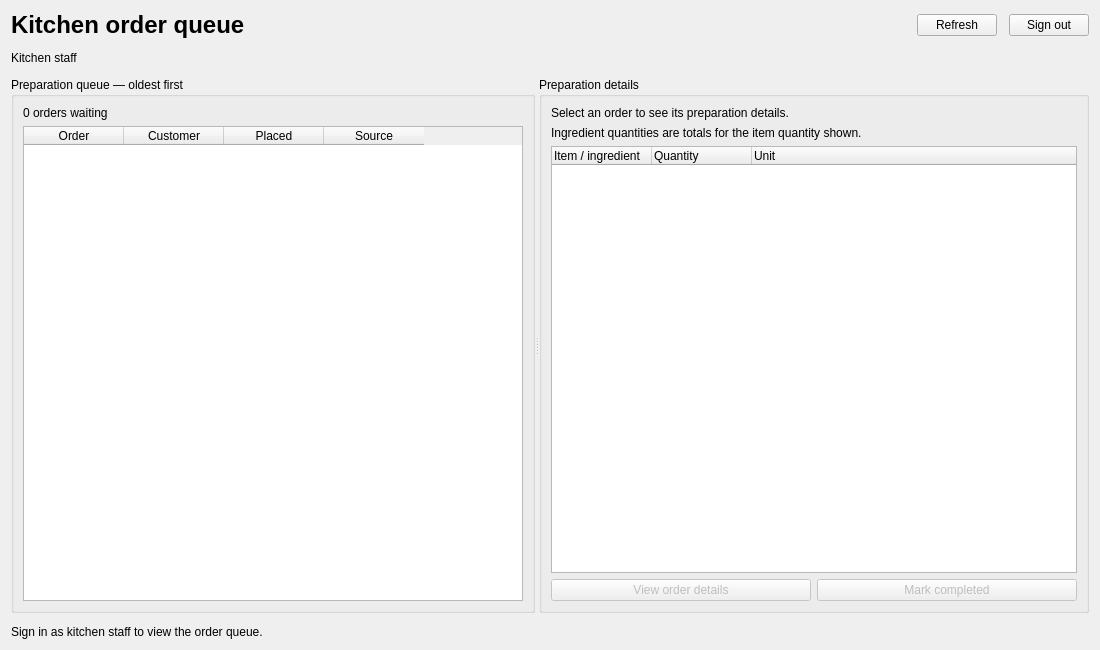
<?xml version="1.0" encoding="UTF-8"?>
<ui version="4.0">
 <class>OrderQueuePage</class>
 <widget class="QWidget" name="OrderQueuePage">
  <property name="geometry"><rect><x>0</x><y>0</y><width>1100</width><height>650</height></rect></property>
  <property name="minimumSize"><size><width>720</width><height>480</height></size></property>
  <property name="windowTitle"><string>Kitchen order queue</string></property>
  <layout class="QVBoxLayout" name="pageLayout" stretch="0,0,1,0">
   <property name="spacing"><number>12</number></property>
   <item>
    <layout class="QHBoxLayout" name="headingLayout">
     <item>
      <widget class="QLabel" name="titleLabel">
       <property name="font"><font><pointsize>18</pointsize><weight>75</weight><bold>true</bold></font></property>
       <property name="text"><string>Kitchen order queue</string></property>
      </widget>
     </item>
     <item><spacer name="headingSpacer"><property name="orientation"><enum>Qt::Horizontal</enum></property><property name="sizeHint" stdset="0"><size><width>40</width><height>20</height></size></property></spacer></item>
     <item><widget class="QPushButton" name="refreshButton"><property name="text"><string>Refresh</string></property></widget></item>
     <item><widget class="QPushButton" name="signOutButton"><property name="text"><string>Sign out</string></property></widget></item>
    </layout>
   </item>
   <item><widget class="QLabel" name="staffLabel"><property name="text"><string>Kitchen staff</string></property><property name="wordWrap"><bool>true</bool></property></widget></item>
   <item>
    <widget class="QSplitter" name="queueSplitter">
     <property name="orientation"><enum>Qt::Horizontal</enum></property>
     <property name="childrenCollapsible"><bool>false</bool></property>
     <widget class="QGroupBox" name="queueGroup">
      <property name="title"><string>Preparation queue — oldest first</string></property>
      <layout class="QVBoxLayout" name="queueLayout" stretch="0,1">
       <item><widget class="QLabel" name="queueCountLabel"><property name="text"><string>0 orders waiting</string></property></widget></item>
       <item>
        <widget class="QTableWidget" name="queueTable">
         <property name="editTriggers"><set>QAbstractItemView::NoEditTriggers</set></property>
         <property name="selectionMode"><enum>QAbstractItemView::SingleSelection</enum></property>
         <property name="selectionBehavior"><enum>QAbstractItemView::SelectRows</enum></property>
         <property name="sortingEnabled"><bool>false</bool></property>
         <column><property name="text"><string>Order</string></property></column>
         <column><property name="text"><string>Customer</string></property></column>
         <column><property name="text"><string>Placed</string></property></column>
         <column><property name="text"><string>Source</string></property></column>
        </widget>
       </item>
      </layout>
     </widget>
     <widget class="QGroupBox" name="preparationGroup">
      <property name="title"><string>Preparation details</string></property>
      <layout class="QVBoxLayout" name="preparationLayout" stretch="0,0,1,0">
       <item>
        <widget class="QLabel" name="selectedOrderLabel">
         <property name="text"><string>Select an order to see its preparation details.</string></property>
         <property name="textFormat"><enum>Qt::PlainText</enum></property>
         <property name="wordWrap"><bool>true</bool></property>
        </widget>
       </item>
       <item><widget class="QLabel" name="recipeHelpLabel"><property name="text"><string>Ingredient quantities are totals for the item quantity shown.</string></property><property name="wordWrap"><bool>true</bool></property></widget></item>
       <item>
        <widget class="QTreeWidget" name="preparationTree">
         <property name="selectionMode"><enum>QAbstractItemView::NoSelection</enum></property>
         <column><property name="text"><string>Item / ingredient</string></property></column>
         <column><property name="text"><string>Quantity</string></property></column>
         <column><property name="text"><string>Unit</string></property></column>
        </widget>
       </item>
       <item>
        <layout class="QHBoxLayout" name="orderActionsLayout">
         <item><widget class="QPushButton" name="detailsButton"><property name="enabled"><bool>false</bool></property><property name="text"><string>View order details</string></property></widget></item>
         <item><widget class="QPushButton" name="completeButton"><property name="enabled"><bool>false</bool></property><property name="text"><string>Mark completed</string></property></widget></item>
        </layout>
       </item>
      </layout>
     </widget>
    </widget>
   </item>
   <item><widget class="QLabel" name="messageLabel"><property name="text"><string>Sign in as kitchen staff to view the order queue.</string></property><property name="textFormat"><enum>Qt::PlainText</enum></property><property name="wordWrap"><bool>true</bool></property></widget></item>
  </layout>
 </widget>
 <resources/>
 <connections/>
</ui>
